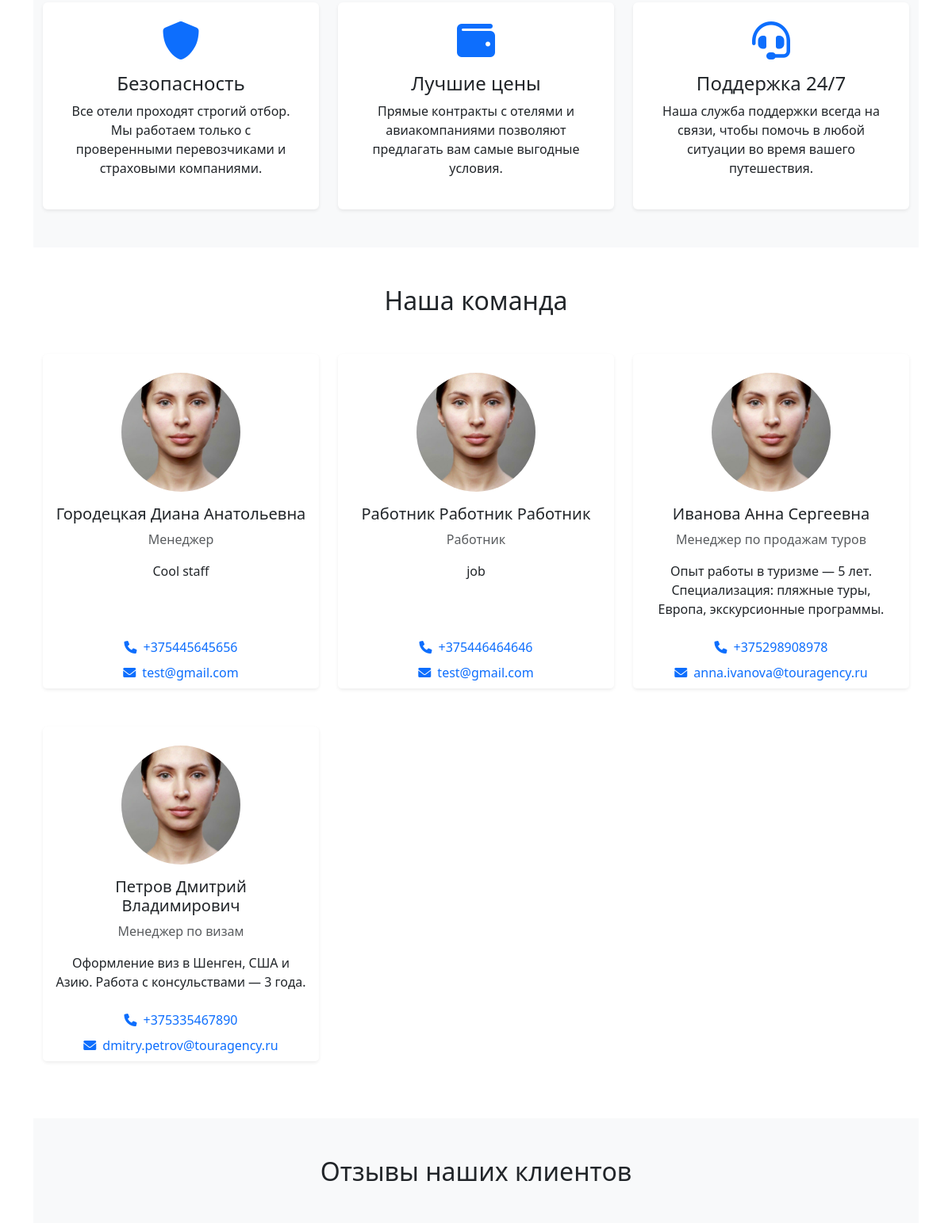
Page /core/about/ (middle part) on the earlier database version.
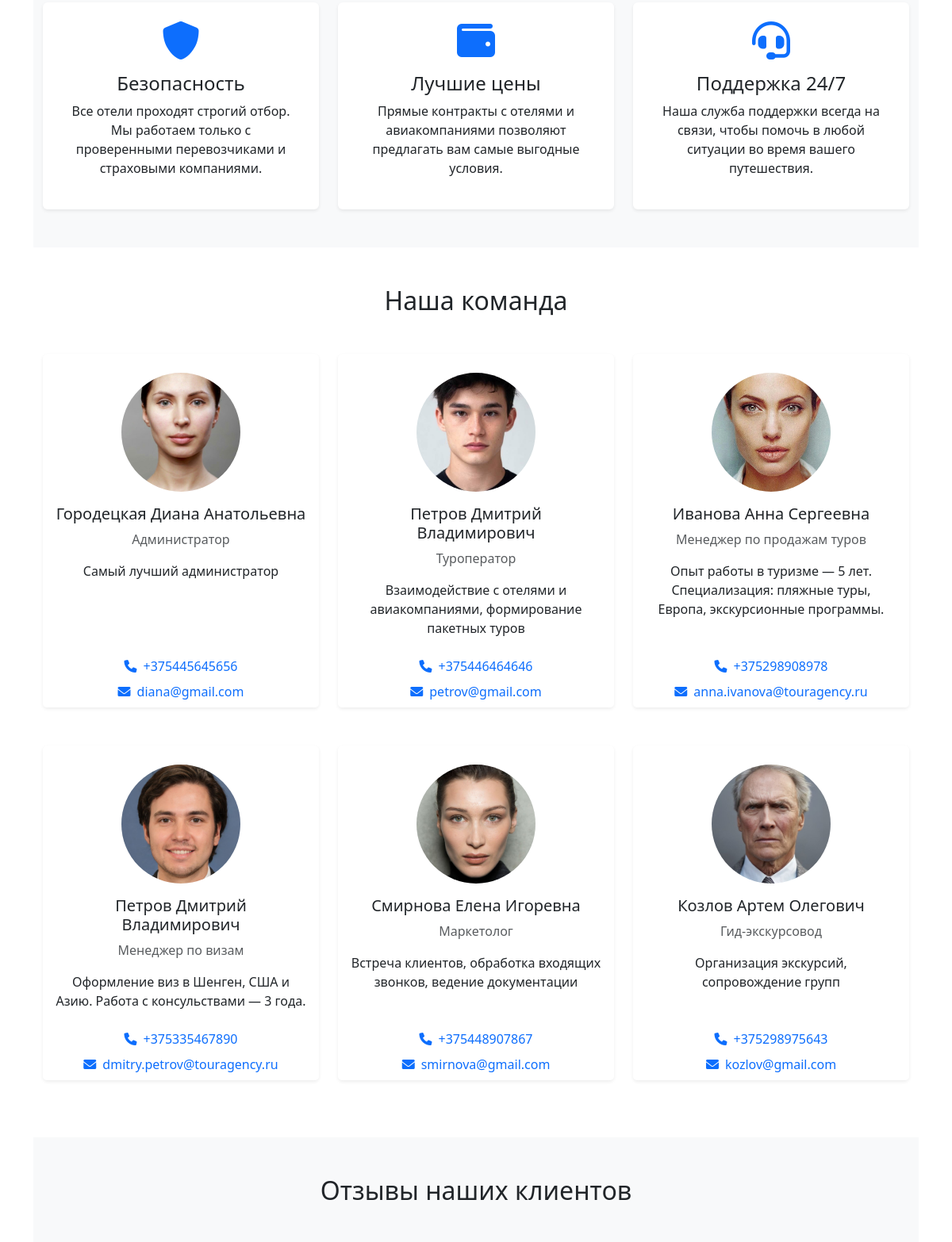
Same page on the later database version.
### core/models.py (models this page shows, shortened)
class Employee(models.Model):
    DEPARTMENT_CHOICES = [
        ('management', 'Руководство'),
        ('sales', 'Продажи'),
        ('booking', 'Бронирование'),
        ('marketing', 'Маркетинг'),
        ('support', 'Поддержка'),
    ]
    is_active = models.BooleanField(
        default=True,
        verbose_name='Активный сотрудник',
        help_text='Отметьте, если сотрудник работает в компании')
    name = models.CharField(max_length=100, verbose_name='ФИО')
    slug = models.SlugField(max_length=100, unique=True, verbose_name='URL')
    position = models.CharField(max_length=100, verbose_name='Должность')
    department = models.CharField(
        max_length=20,
        choices=DEPARTMENT_CHOICES,
        default='sales',
        verbose_name='Отдел'
    )
    photo = models.ImageField(
        upload_to='employees/%Y/%m/%d/',
        verbose_name='Фото',
        blank=True,
        null=True
    )
    bio = models.TextField(verbose_name='О сотруднике')
    phone = models.CharField(max_length=20, verbose_name='Телефон')
    email = models.EmailField(verbose_name='Email')
    is_contact = models.BooleanField(
        default=True,
        verbose_name='Показывать контакты'
    )
    order = models.PositiveIntegerField(
        default=0,
        verbose_name='Порядок отображения'
    )
    class Meta:
        verbose_name = 'Сотрудник'
        verbose_name_plural = 'Сотрудники'
        ordering = ['order', 'name']

### core/views.py (the view)
# urls.py: path('about/', AboutView.as_view(), name='about'),
class AboutView(TemplateView):
    template_name = 'core/about.html'
    def get_context_data(self, **kwargs):
        context = super().get_context_data(**kwargs)
        context['employees'] = Employee.objects.all().order_by('order')
        context['reviews'] = Review.objects.filter(is_published=True).order_by('-created_at')
        context['review_form'] = ReviewForm()
        return context

### core/models.py (called while the page is built)
    def get_author_name(self):
        if self.author.first_name:
            return f"{self.author.first_name} {self.author.last_name[0]}." if self.author.last_name else self.author.first_name
        return self.author.username

### core/templates/core/about.html (shortened to what this page needs)
{% extends 'core/base.html' %}
{% load static %}
{% block content %}
<section class="py-5 bg-light">
    <div class="container">
        <div class="row g-4">
            <div class="col-md-4 text-center">
                <div class="bg-white p-4 rounded h-100 shadow-sm">
                    <i class="fas fa-shield-alt fa-3x text-primary mb-3"></i>
                    <h4>Безопасность</h4>
                    <p>Все отели проходят строгий отбор. Мы работаем только с проверенными перевозчиками и страховыми компаниями.</p>
                </div>
            </div>
            <div class="col-md-4 text-center">
                <div class="bg-white p-4 rounded h-100 shadow-sm">
                    <i class="fas fa-wallet fa-3x text-primary mb-3"></i>
                    <h4>Лучшие цены</h4>
                    <p>Прямые контракты с отелями и авиакомпаниями позволяют предлагать вам самые выгодные условия.</p>
                </div>
            </div>
            <div class="col-md-4 text-center">
                <div class="bg-white p-4 rounded h-100 shadow-sm">
                    <i class="fas fa-headset fa-3x text-primary mb-3"></i>
                    <h4>Поддержка 24/7</h4>
                    <p>Наша служба поддержки всегда на связи, чтобы помочь в любой ситуации во время вашего путешествия.</p>
                </div>
            </div>
        </div>
    </div>
</section>
<section class="py-5">
    <div class="container">
        <h2 class="text-center mb-5">Наша команда</h2>
        <div class="row g-4">
            {% for employee in employees %}
            <div class="col-md-4 mb-4">
                <div class="card h-100 border-0 shadow-sm">
                    <div class="card-img-top text-center pt-4">
                        {% if employee.photo %}
                        <img src="{{ employee.photo.url }}"
                             class="rounded-circle"
                             width="150"
                             height="150"
                             alt="{{ employee.name }}"
                             style="object-fit: cover;">
                        {% else %}
                        <div class="rounded-circle bg-secondary d-inline-flex align-items-center justify-content-center"
                             style="width: 150px; height: 150px;">
                            <i class="fas fa-user text-white fa-3x"></i>
                        </div>
                        {% endif %}
                    </div>
                    <div class="card-body text-center">
                        <h5 class="card-title">{{ employee.name }}</h5>
                        <p class="text-muted">{{ employee.position }}</p>
                        <p class="card-text">{{ employee.bio|truncatewords:20 }}</p>
                    </div>
                    <div class="card-footer bg-white border-0 text-center">
                        {% if employee.is_contact %}
                        <div class="mb-2">
                            <a href="tel:{{ employee.phone }}" class="text-decoration-none">
                                <i class="fas fa-phone me-2"></i>{{ employee.phone }}
                            </a>
                        </div>
                        <div>
                            <a href="mailto:{{ employee.email }}" class="text-decoration-none">
                                <i class="fas fa-envelope me-2"></i>{{ employee.email }}
                            </a>
                        </div>
                        {% endif %}
                    </div>
                </div>
            </div>
            {% endfor %}
        </div>
    </div>
</section>
<section class="py-5 bg-light">
    <div class="container">
        <h2 class="text-center mb-5">Отзывы наших клиентов</h2>
    </div>
</section>
{% endblock %}

### core/templates/core/base.html (shortened to what this page needs)
<!DOCTYPE html>
<html lang="ru">
<head>
    <link href="https://cdn.jsdelivr.net/npm/bootstrap@5.3.0/dist/css/bootstrap.min.css" rel="stylesheet">
    <link href="https://cdnjs.cloudflare.com/ajax/libs/font-awesome/6.0.0/css/all.min.css" rel="stylesheet">
</head>
<body>
    <main class="container pb-4">
        {% block content %}{% endblock %}
    </main>
</body>
</html>

Differences in the rows shown:
changed Employee "Городецкая Диана Анатольевна": position "Менеджер" → "Администратор"; bio "Cool staff" → "Самый лучший администратор"; email "test@gmail.com" → "diana@gmail.com"
changed Employee: photo: a different picture; name "Работник Работник Работник" → "Петров Дмитрий Владимирович"; position "Работник" → "Туроператор"; bio "job" → "Взаимодействие с отелями и авиакомпаниями, формирование пакетных туров"; email "test@gmail.com" → "petrov@gmail.com"
changed Employee "Иванова Анна Сергеевна": photo: a different picture
changed Employee "Менеджер по визам": photo: a different picture
added Employee: photo (picture), name "Смирнова Елена Игоревна", position "Маркетолог", bio "Встреча клиентов, обработка входящих звонков, ведение документации", phone "+375448907867", email "smirnova@gmail.com"
added Employee: photo (picture), name "Козлов Артем Олегович", position "Гид-экскурсовод", bio "Организация экскурсий, сопровождение групп", phone "+375298975643", email "kozlov@gmail.com"
